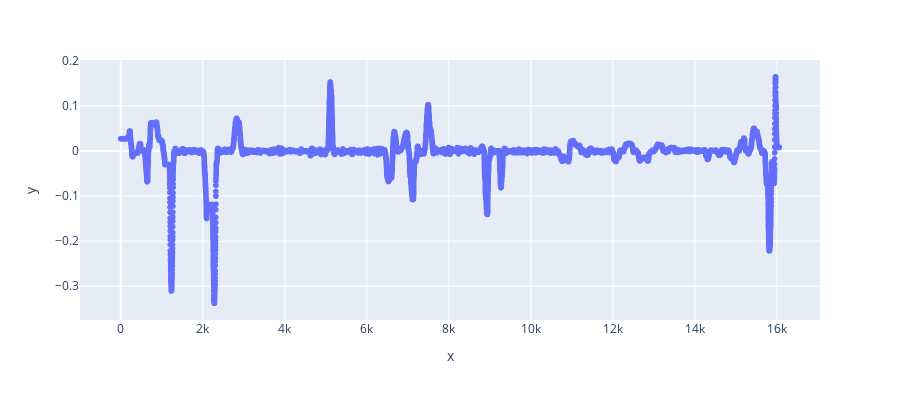

Source (notebook cell):
### Code cell
import plotly.express as px
import plotly.graph_objects as go

fig = px.scatter(x=range(len(steer_angle)), y=steer_angle, width=900, height=400)
fig.show()

### Figure 1 — Plotly figure (JSON) as saved in the notebook; plotly's stock layout.template omitted (floating-point values rounded to 4 significant figures; data arrays with more than 128 entries replaced by an {"elided": "..."} marker saying what was removed)
{"data": [{"hovertemplate": "x=%{x}<br>y=%{y}<extra></extra>", "legendgroup": "", "marker": {"color": "#636efa", "symbol": "circle"}, "mode": "markers", "name": "", "showlegend": false, "type": "scattergl", "x": {"elided": "16060 int values"}, "xaxis": "x", "y": {"elided": "16060 float values"}, "yaxis": "y"}], "layout": {"height": 400, "legend": {"tracegroupgap": 0}, "margin": {"t": 60}, "width": 900, "xaxis": {"anchor": "y", "domain": [0, 1], "title": {"text": "x"}}, "yaxis": {"anchor": "x", "domain": [0, 1], "title": {"text": "y"}}}}
